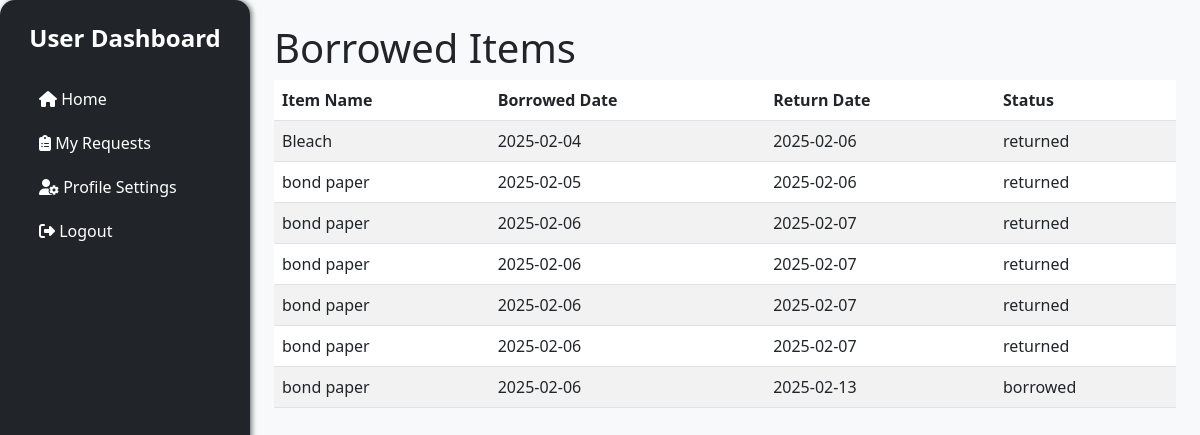
/user/borrowed_item.php (signed in), run on the app's committed database.
### tables this page shows
CREATE TABLE `borrow` (
  `borrow_id` int(11) NOT NULL,
  `user_id` int(11) NOT NULL,
  `item_id` int(11) NOT NULL,
  `category` enum('equipment','medical','academic','cleaning') NOT NULL,
  `quantity` int(11) NOT NULL,
  `borrow_date` date NOT NULL,
  `expected_return_date` date DEFAULT NULL,
  `status` enum('pending','borrowed','returned') DEFAULT 'pending'
);

### user/borrowed_item.php (the view, shortened to what this page needs)
<?php
include '../config/conn.php';
$user_id = $_SESSION['userId'];
$stmt = $conn->prepare("
    SELECT b.borrow_id, b.borrow_date AS borrowed_date, b.expected_return_date AS return_date, b.status,
           CASE
             WHEN b.category = 'equipment' THEN e.item_name
             WHEN b.category = 'medical' THEN m.item_name
             WHEN b.category = 'academic' THEN a.item_name
             WHEN b.category = 'cleaning' THEN c.item_name
           END AS item_name
    FROM borrow b
    LEFT JOIN item_equipment e ON b.item_id = e.item_id AND b.category = 'equipment'
    LEFT JOIN medical_item m ON b.item_id = m.item_id AND b.category = 'medical'
    LEFT JOIN academic_item a ON b.item_id = a.item_id AND b.category = 'academic'
    LEFT JOIN cleaning_item c ON b.item_id = c.item_id AND b.category = 'cleaning'
    WHERE b.user_id = ?
");
$stmt->bind_param("i", $user_id);
$stmt->execute();
$result = $stmt->get_result();
$borrowed_items = $result->fetch_all(MYSQLI_ASSOC);
?>
<!DOCTYPE html>
<html lang="en">
<head>
    <link href="https://cdn.jsdelivr.net/npm/bootstrap@5.3.0/dist/css/bootstrap.min.css" rel="stylesheet">
    <link rel="stylesheet" href="https://cdnjs.cloudflare.com/ajax/libs/font-awesome/6.4.0/css/all.min.css">
</head>
<body class="bg-light">
    <div class="min-vh-100 d-flex">
        <?php include '../includes/user_sidebar.php'; ?>
        <div class="flex-grow-1 p-4" style="margin-left: 250px;">
            <h1 class="text-3xl font-semibold mb-6">Borrowed Items</h1>
            <div class="table-responsive">
                <table class="table table-striped">
                    <thead>
                        <tr>
                            <th>Item Name</th>
                            <th>Borrowed Date</th>
                            <th>Return Date</th>
                            <th>Status</th>
                        </tr>
                    </thead>
                    <tbody>
                        <?php if (count($borrowed_items) > 0): ?>
                            <?php foreach ($borrowed_items as $item): ?>
                                <tr>
                                    <td><?php echo htmlspecialchars($item['item_name']); ?></td>
                                    <td><?php echo htmlspecialchars($item['borrowed_date']); ?></td>
                                    <td><?php echo htmlspecialchars($item['return_date']); ?></td>
                                    <td><?php echo htmlspecialchars($item['status']); ?></td>
                                </tr>
                            <?php endforeach; ?>
                        <?php else: ?>
                            <tr>
                                <td colspan="4" class="text-center">No borrowed items found.</td>
                            </tr>
                        <?php endif; ?>
                    </tbody>
                </table>
            </div>
        </div>
    </div>
</body>
</html>

### data on the page
borrow: item_name "Bleach", borrow_date "2025-02-04", expected_return_date "2025-02-06", status "returned"
borrow: item_name "bond paper", borrow_date "2025-02-05", expected_return_date "2025-02-06", status "returned"
borrow: item_name "bond paper", borrow_date "2025-02-06", expected_return_date "2025-02-07", status "returned"
borrow: item_name "bond paper", borrow_date "2025-02-06", expected_return_date "2025-02-07", status "returned"
borrow: item_name "bond paper", borrow_date "2025-02-06", expected_return_date "2025-02-07", status "returned"
borrow: item_name "bond paper", borrow_date "2025-02-06", expected_return_date "2025-02-07", status "returned"
borrow: item_name "bond paper", borrow_date "2025-02-06", expected_return_date "2025-02-13", status "borrowed"
